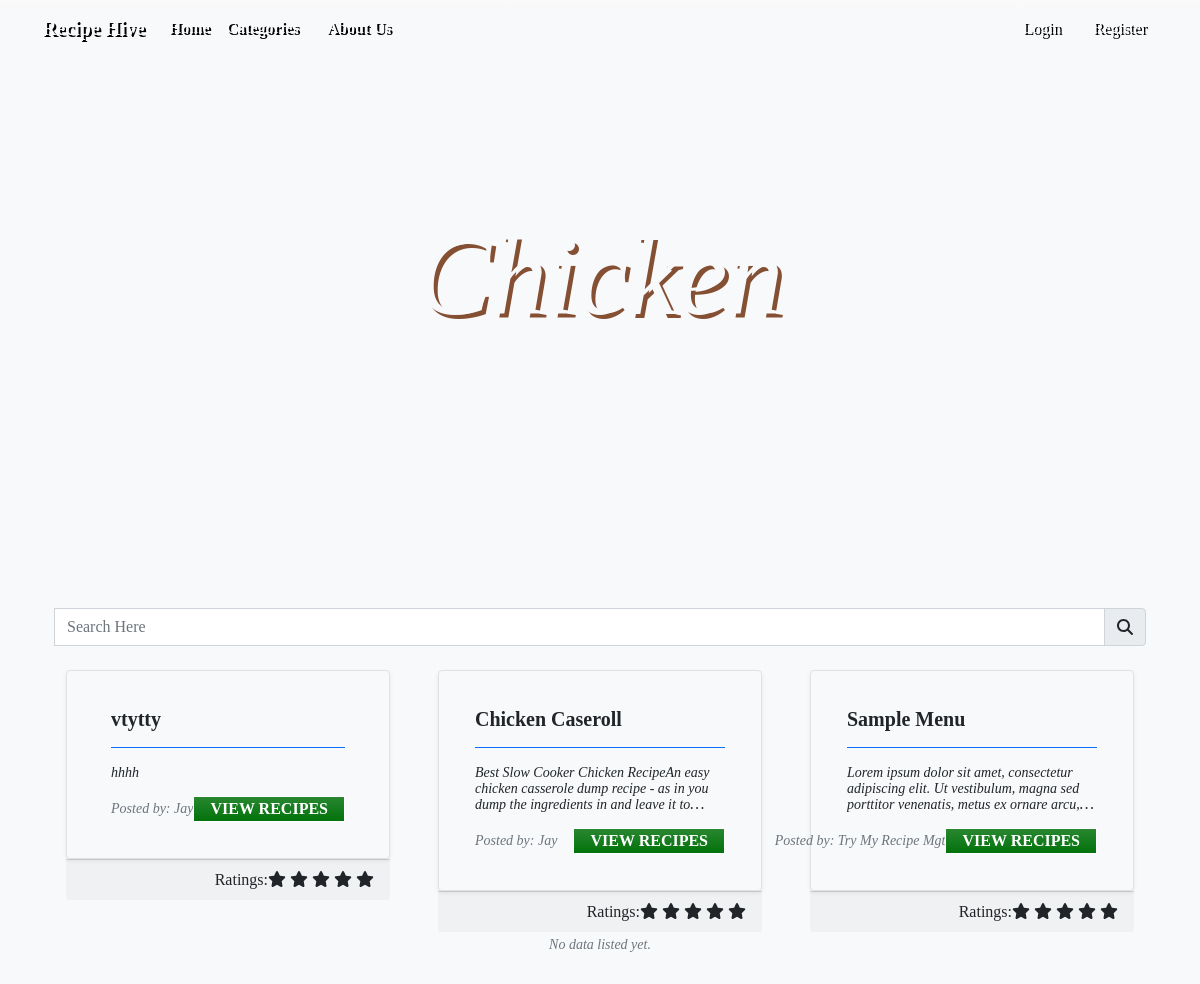
Page /?page=recipe&cid=4 on the committed database.
### tables this page shows
CREATE TABLE `recipe_list` (
            `recipe_id` INTEGER NOT NULL PRIMARY KEY AUTOINCREMENT,
            `category_id` INTEGER NOT NULL,
            `user_id` INTEGER NOT NULL,
            `title` TEXT NOT NULL,
            `description` TEXT NOT NULL,
            `ingredients` TEXT NOT NULL,
            `step` TEXT NOT NULL,
            `other_info` TEXT NOT NULL,
            `status` INTEGER NOT NULL,
            `date_created` TIMESTAMP NOT NULL DEFAULT CURRENT_TIMESTAMP, `cost` varchar(255),
            FOREIGN KEY(`category_id`) REFERENCES `category_list`(`category_id`) ON DELETE CASCADE
            FOREIGN KEY(`user_id`) REFERENCES `user_list`(`user_id`) ON DELETE CASCADE
        );

CREATE TABLE `user_list` (
            `user_id` INTEGER NOT NULL PRIMARY KEY AUTOINCREMENT,
            `fullname` INTEGER NOT NULL,
            `username` TEXT NOT NULL,
            `password` TEXT NOT NULL,
            `status` INTEGER NOT NULL Default 1,
            `date_created` TIMESTAMP DEFAULT CURRENT_TIMESTAMP
        , `otp` INT(10));

### index.php (the view, shortened to what this page needs)
<?php
$page = isset($_GET['page']) ? $_GET['page'] : 'home';
?>
<!DOCTYPE html>
<html lang="en">
<head>
    <link rel="stylesheet" href="./Font-Awesome-master/css/all.min.css">
    <link rel="stylesheet" href="./css/bootstrap.min.css">
    <link rel="stylesheet" href="./css/jquery-ui.min.css">
    <link rel="stylesheet" href="./css/animate.css">
    <link rel="stylesheet" href="./css/custom.css">
    <link rel="stylesheet" href="./summernote/summernote-lite.min.css">
    <link rel="stylesheet" href="./DataTables/datatables.min.css">
</head>
<body class="bg-light">
    <main class="d-flex flex-column h-100">
    <nav class="fw-bold navbar navbar-expand-lg navbar-dark bg-dark position-fixed bg-gradient text-dark bg-opacity-0 w-100" id="topNavBar" style="z-index:2">
        <div class="container">
            <a class="navbar-brand" href="./">
            Recipe Hive
            </a>
            <div class="collapse navbar-collapse " id="navbarNav">
                <ul class="navbar-nav">
                    <li class="nav-item">
                        <a class="nav-link <?php echo ($page == 'home')? 'active' : '' ?>" aria-current="page" href="./">Home</a>
                    </li>
                    <li class="nav-item dropdown">
                        <a class="nav-link dropdown-toggle <?php echo in_array($page,array('categories','recipe'))? 'active' : '' ?>" data-bs-toggle="dropdown" href="#" role="button" aria-expanded="false">Categories</a>
                    </li>
                    <li class="nav-item">
                        <a class="nav-link <?php echo ($page == 'about')? 'active' : '' ?>" aria-current="page" href="./?page=about">About Us</a>
                    </li>
                </ul>
            </div>
            <div>
            <div class="">
                <?php if(isset($_SESSION['user_id'])): ?>
                    <div class="dropdown">
                    <a class="btn btn-secondary bg-transparent  text-light border-0" data-bs-toggle="dropdown" href="#" role="button" aria-expanded="false">Hello, <?php echo $_SESSION['fullname'] ?></a>
                    <ul class="dropdown-menu">
                        <li>
                            <a class="dropdown-item" href="./?page=posts">My Recipes</a>
                        </li>
                        <li>
                            <a class="dropdown-item" href="./?page=meals">My Meal Planners</a>
                        </li>
                        <li>
                            <a class="dropdown-item" href="./?page=shopping">My Shopping List</a>
                        </li>
                        <li>
                            <a class="dropdown-item" href="./?page=manage_account">Account Settings</a>
                        </li>
                        <li>
                            <a class="dropdown-item" href="Actions.php?a=user_logout">Logout</a>
                        </li>
                    </ul>
                    </div>
                <?php else: ?>
                    <a class="btn btn-secondary bg-transparent  text-light border-0 me-1" href="./?page=login_registration" >
                    Login
                    </a>
                    <a class="btn btn-secondary bg-transparent  text-light border-0" href="./?page=register" >
                    Register
                    </a>
                <?php endif; ?>
            </div>
            </div>
        </div>
    </nav>
    <div class="py-3 w-100 flex-grow-1" id="page-container">
        <?php
            include $page.'.php';
        ?>
    </div>
    </main>
</body>
</html>

### recipe.php (shortened to what this page needs)
<head>
    <link rel="stylesheet" href="https://cdnjs.cloudflare.com/ajax/libs/font-awesome/5.15.3/css/all.min.css">
     <link rel="stylesheet" href="https://cdnjs.cloudflare.com/ajax/libs/font-awesome/5.15.3/css/fontawesome.min.css"><link rel="stylesheet" href="https://cdnjs.cloudflare.com/ajax/libs/font-awesome/5.15.3/css/all.min.css" />
</head>
<header id="cover">
    <div class="container-fluid h-100 d-flex flex-column justify-content-end align-items-end">
        <div class="flex-grow-1 d-flex justify-content-center align-items-center w-100">
            <div id="cat-title" class="w-100 text-center wow fadeIn" data-wow-duration="1.2s"><?php echo  $name ?></div>
        </div>
    </div>
</header>
<div class="bg-light">
<div class="my-5 pt-4">
    <div class="container">
        <div class="col-12">
            <div class="row mx-0 d-flex justify-content-cente mb-2">
                <div class="col-12">
                <div class="input-group mb-3">
                    <input type="text" id="search" class="form-control rounded-0" placeholder="Search Here" aria-label="Search Here" aria-describedby="basic-addon2" autocomplete="off">
                    <span class="input-group-text" id="basic-addon2"><i class="fa fa-search"></i></span>
                </div>
                </div>
            </div>
            <div class="row mx-0 row-cols-1 row-cols-sm-1 row-cols-xl-3 gx-5 gy-3" id="recipe_list">
                <?php
                $sql = "SELECT r.*,u.fullname as author FROM recipe_list r inner join user_list u on r.user_id = u.user_id where r.status = 1 and r.category_id = '{$_GET['cid']}' order by strftime('%s',r.date_created) desc";
                $qry = $conn->query($sql);
                while($row = $qry->fetchArray()):
                    $row['description'] = strip_tags(stripslashes(html_entity_decode($row['description'])));
                ?>
                <div class="item col wow bounceInUp">
                    <div class="card shadow-sm ">
                        <div class="card-body ">
                            <h5 class="card-title mb-1"><?php echo $row['title'] ?></h5>
                            <hr class="bg-primary opacity-100">
                            <p class="truncate-3 fw-light fst-italic lh-1" title="<?php echo $row['description'] ?>"><small><?php echo $row['description'] ?></small></p>
                            <div class="w-100 d-flex justify-content-end">
                                <div class="col-auto flex-grow-1">
                                    <div class="text-muted truncate-1" title="<?php echo $row['author'] ?>"><small><i>Posted by: <?php echo $row['author'] ?></i></small></div>
                                </div>
                                <div class="col-auto">
                                    <a href="./?page=view_recipe&rid=<?php echo $row['recipe_id'] ?>" class="btn btn-sm btn-primary bg-gradient rounded-0 py-0">View Recipes</a>
                                </div>
                            </div>
                        </div>
                    </div>
                    <div class="card-footer">
  <div class="ratings d-flex justify-content-end">Ratings:
    <div class="rating">
      <span class="fa fa-star "></span>
      <span class="fa fa-star"></span>
      <span class="fa fa-star"></span>
      <span class="fa fa-star"></span>
      <span class="fa fa-star"></span>
    </div>
  </div>
</div>
                </div>
                <?php endwhile; ?>
            </div>
            <?php if(!$qry->fetchArray()): ?>
                <center><i><small class="text-muted">No data listed yet.</small></i></center>
            <?php endif; ?>
        </div>
    </div>
</div>
</div>

### css/custom.css (style rules this page uses)
:root { --bs-success-rgb: 71, 222, 152 !important; }
html, body { height: 100%; width: 100%; font-family: Apple Chancery, cursive; }
#topNavBar { flex: 0 1 auto; }
.truncate-1 { overflow: hidden; text-overflow: ellipsis; display: -webkit-box; -webkit-line-clamp: 1; -webkit-box-orient: vertical; }
.truncate-3 { overflow: hidden; text-overflow: ellipsis; display: -webkit-box; -webkit-line-clamp: 3; -webkit-box-orient: vertical; }
header#cover { height: 65vh; position: relative; }
header:before { height: 65vh; background-image: url(../images/recipe-web.jpg); background-size: cover; background-repeat: no-repeat; image-resolution: from-image; position: fixed; width: 100%; left: 0; top: 0; z-index: -1; content: ""; }
#topNavBar * { color: var(--bs-light) !important; text-shadow: 2px 2px #000000; }
#cat-title { font-family: Brush Script MT, Brush Script Std, cursive; font-style: italic; font-size: 7em; color: var(--bs-light); text-shadow: 4px 4px #844f33; }

### recipe.php (style rules this page uses)
.card { background-color: #f8f9fa; border: 1px solid #dee2e6; border-radius: 0.25rem; box-shadow: 0 0.125rem 0.25rem rgba(0, 0, 0, 0.075); transition: box-shadow 0.3s ease; }
.card-title { font-size: 1.25rem; font-weight: bold; margin-bottom: 0.5rem; }
.card-body { padding: 2.25rem; margin: auto; }
.btn-primary { color: #fff; background-color: #03720c; border-color: #ffff; border-radius: 3.25rem; font-size: 1rem; font-weight: bold; text-transform: uppercase; padding: 0.5rem 1rem; transition: background-color 0.3s ease; }
.card-body { background-image: url("./images/card-background.jpg"); background-repeat: no-repeat; background-size: cover; opacity: 1.0; }

### rows in the picture
recipe_list: title "vtytty", description "hhhh", user.fullname "Jay"
recipe_list: title "Chicken Caseroll", description "Best Slow Cooker Chicken RecipeAn easy chicken casserole dump recipe - as in you dump the ingredients in and leave it…", user.fullname "Jay"
recipe_list: title "Sample Menu", description "Lorem ipsum dolor sit amet, consectetur adipiscing elit. Ut vestibulum, magna sed porttitor venenatis, metus ex ornare…", user.fullname "Try My Recipe Mgt"

### other values in the picture
$name "Chicken"
